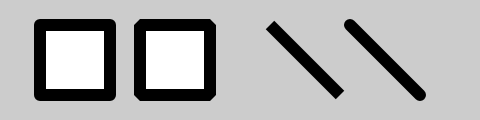
Frame 1 (no input)
Frame 60 (no input): identical to frame 1, image omitted
Frame 120 (the mouse pressed at the canvas centre since frame 60): identical to frame 1, image omitted

The p5.js sketch that drew this single still picture (run headless with seeded random() and noise() and a simulated clock; from frame 60 on, the mouse is pressed at the canvas centre):

// p5.js sketch
// ── sketch.js
function setup() {
  createCanvas(480, 120);
  strokeWeight(12);
}
function draw() {
  background(204);
  strokeJoin(ROUND);
  rect(40, 25, 70, 70);
  strokeJoin(BEVEL);
  rect(140, 25, 70, 70);
  strokeCap(SQUARE);
  line(270, 25, 340, 95);
  strokeCap(ROUND);
  line(350, 25, 420, 95);
}
